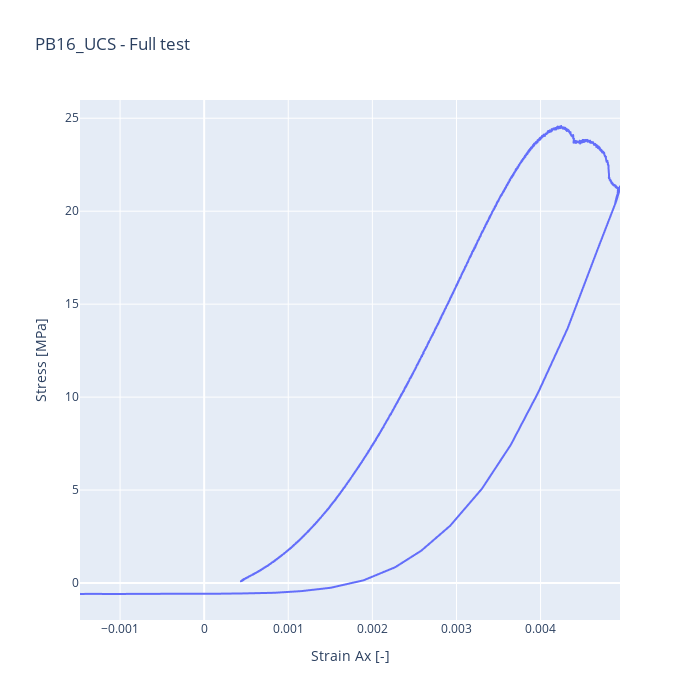

The notebook cell saved with this chart:
### Code cell
### PLOTTING
## Plot the data
ax = px.line(df_exp_PB, x = 'Strain Ax [-]', y = 'Stress [MPa]', width=700, height=700, title='PB16_UCS - Full test')

ax.show() 
# ax.write_html("Graphs/PB16_UCS/PB16_FullTest.html")

### Figure 1 — Plotly figure (JSON) as saved in the notebook; plotly's stock layout.template omitted (floating-point values rounded to 4 significant figures; data arrays with more than 128 entries replaced by an {"elided": "..."} marker saying what was removed)
{"data": [{"hovertemplate": "Strain Ax [-]=%{x}<br>Stress [MPa]=%{y}<extra></extra>", "legendgroup": "", "line": {"color": "#636efa", "dash": "solid"}, "marker": {"symbol": "circle"}, "mode": "lines", "name": "", "showlegend": false, "type": "scattergl", "x": {"elided": "2673 float values"}, "xaxis": "x", "y": {"elided": "2673 float values"}, "yaxis": "y"}], "layout": {"height": 700, "legend": {"tracegroupgap": 0}, "title": {"text": "PB16_UCS - Full test"}, "width": 700, "xaxis": {"anchor": "y", "domain": [0, 1], "title": {"text": "Strain Ax [-]"}}, "yaxis": {"anchor": "x", "domain": [0, 1], "title": {"text": "Stress [MPa]"}}}}
